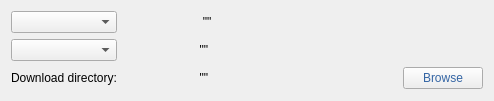
<?xml version="1.0" encoding="UTF-8"?>
<ui version="4.0">
 <class>PreSettings</class>
 <widget class="QWidget" name="PreSettings">
  <property name="geometry">
   <rect>
    <x>0</x>
    <y>0</y>
    <width>494</width>
    <height>101</height>
   </rect>
  </property>
  <property name="windowTitle">
   <string>Form</string>
  </property>
  <layout class="QGridLayout" name="gridLayout">
   <item row="1" column="1">
    <widget class="QLabel" name="fromAllLabel">
     <property name="text">
      <string>                       &quot;&quot;</string>
     </property>
    </widget>
   </item>
   <item row="0" column="0">
    <widget class="QComboBox" name="onOff"/>
   </item>
   <item row="2" column="1">
    <widget class="QLabel" name="destinationLabel">
     <property name="text">
      <string>                       &quot;&quot;</string>
     </property>
    </widget>
   </item>
   <item row="2" column="3">
    <widget class="QPushButton" name="settingsButton">
     <property name="styleSheet">
      <string notr="true">color: rgb(52, 101, 164);
font: 25 9pt &quot;Ubuntu&quot;;</string>
     </property>
     <property name="text">
      <string>Browse</string>
     </property>
    </widget>
   </item>
   <item row="2" column="0">
    <widget class="QLabel" name="label_2">
     <property name="text">
      <string>Download directory:</string>
     </property>
    </widget>
   </item>
   <item row="1" column="0">
    <widget class="QComboBox" name="fromAllComboBox"/>
   </item>
   <item row="0" column="1">
    <widget class="QLabel" name="onOffLabel">
     <property name="text">
      <string>                        &quot;&quot;</string>
     </property>
    </widget>
   </item>
   <item row="2" column="2">
    <spacer name="horizontalSpacer">
     <property name="orientation">
      <enum>Qt::Horizontal</enum>
     </property>
     <property name="sizeHint" stdset="0">
      <size>
       <width>40</width>
       <height>20</height>
      </size>
     </property>
    </spacer>
   </item>
  </layout>
 </widget>
 <resources/>
 <connections/>
</ui>
